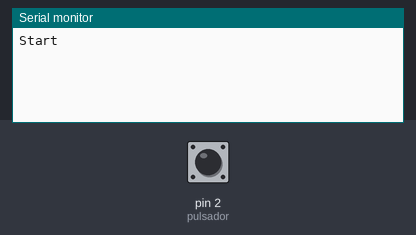
A sketch run on a simulated Arduino Uno, built with avr-gcc and run on an emulated ATmega328P. Parts: the last lines printed to the serial monitor. The test bench sets the inputs (shaded band); at power-on: pin 2 (pulsador) LOW.

Above: at 1.2 s.
1.3 s: pin 2 (pulsador) pulled HIGH for 0.15 s
At 2.2 s:
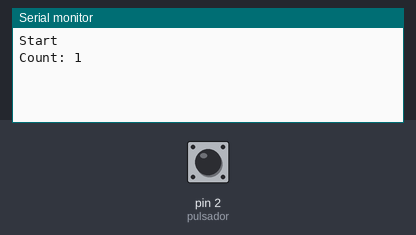
2.9 s: pin 2 (pulsador) pulled HIGH for 1 s
At 3.5 s:
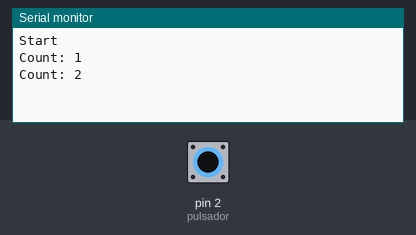
5.4 s: pin 2 (pulsador) pulled HIGH for 0.15 s
At 6.6 s:
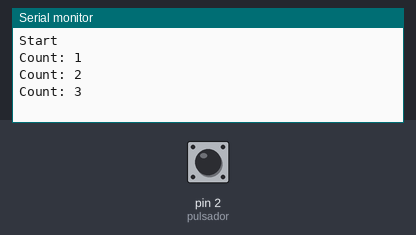

The sketch:

Puls_polling_no_debouncing.ino
```cpp
// Cada pulsación incrementa una unidad un contador
// de pulsaciones y es enviado por el puerto serie.
// Utiliza polling y no filtra rebotes.
// José J. Lamas. UDC. 2019.

const int pulsador = 2;
int counter = 0;

void setup()
{
   Serial.begin(115200);
   pinMode(pulsador, INPUT);
   Serial.println("Start");
}

void loop() {
  leePulsador();
  delay(50);
}

void leePulsador() {
static boolean puls_enable= false;
  if (digitalRead(pulsador)) {
    if (puls_enable) {
      puls_enable= false;
        Serial.print ("Count: ");
        Serial.println(++counter);
    }
  }
  else puls_enable= true;
}
```

Measured:
- after the input at 1.3 s, the serial monitor: prints a new line at once (image 1)
- after the input at 2.9 s, the serial monitor: prints a new line at once (image 2)
- after the input at 5.4 s, the serial monitor: prints a new line at once (image 3)
